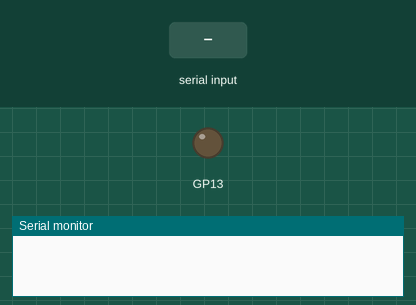
Recording of a sketch running on a simulated Raspberry Pi Pico. Shown: output pins drawn as LEDs (lit = HIGH), the last lines printed to the serial monitor. Dashed ring = blinking. Inputs (shaded band) come from the test bench.

Above: at 1.2 s.
1.3 s: "BLINK,45\n" received over Serial
At 1.49 s:
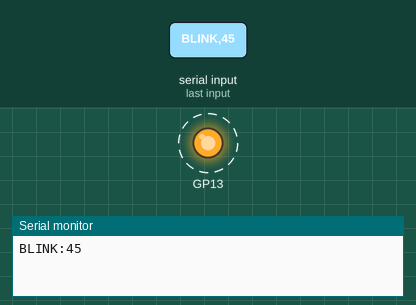
4.3 s: "BLINK\n" received over Serial
At 4.3 s:
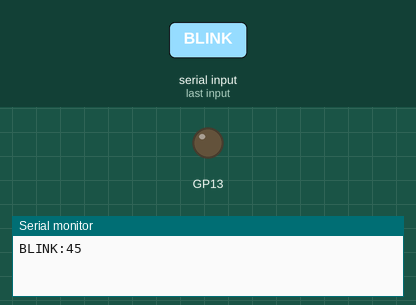
5.8 s: "TOGGLE\n" received over Serial
At 6.4 s:
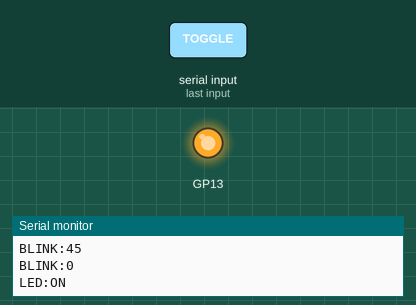
Timing chart, 0 to 8.8 s (numbered marks = the images above; inputs shaded):
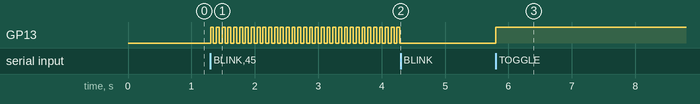

Measured:
- after the input at 1.3 s, GP13: alternates HIGH for 0.05 s and LOW for 0.05 s, starting at once
- after the input at 4.3 s, GP13: stops changing and stays LOW
- after the input at 5.8 s, GP13: LOW → HIGH at once

The sketch:

active_mode_102.ino
```cpp
// snippet: active_mode_102
// tags: active, serial, command, response
// boards: avr, esp32, megaavr, nano33iot, romi32u4, rp2040
// library: none
// description: Active sketch: TOGGLE command flips LED on pin 13
// prompts: active, sketch, toggle, command, flips, reply
// verified: compile-only
// source: kd-generated (id 102)

bool ledState = false;
unsigned long blinkInterval = 0;
unsigned long prevBlinkMs = 0;

void setup() {
  pinMode(13, OUTPUT);
  Serial.begin(9600);
}

void loop() {
  if (Serial.available() > 0) {
    String command = Serial.readStringUntil('\n');
    command.trim();

    if (command == "TOGGLE") {
      ledState = !ledState;
      digitalWrite(13, ledState);
      Serial.print("LED:");
      Serial.println(ledState ? "ON" : "OFF");
    } else if (command.startsWith("BLINK")) {
      blinkInterval = command.substring(6).toInt();
      Serial.print("BLINK:");
      Serial.println(blinkInterval);
    }
  }

  unsigned long now = millis();
  if (blinkInterval > 0 && now - prevBlinkMs >= blinkInterval) {
    prevBlinkMs = now;
    ledState = !ledState;
    digitalWrite(13, ledState);
  }
}
```
